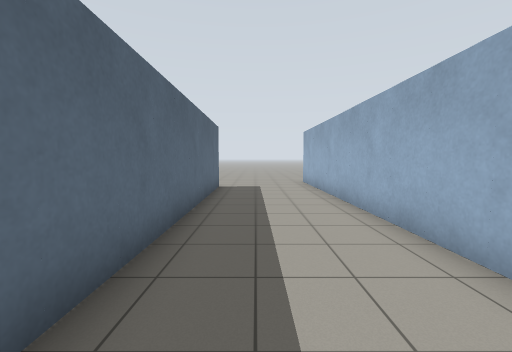
view 1 (above)

12 first-person views from a walk through a world built for the Gazebo simulator. The camera is 1.2 m above the floor, tilts 4° down and sees 90° across. The lines on the ground mark 1 m squares. The floor is counted in squares, 1 m on a side. Each view is taken from the middle of a square. On the plan, view 1 faces up. The plan holds only what a view shows up to about 12 squares ahead; the rest is blank. The place goes on beyond the plan.

view 2
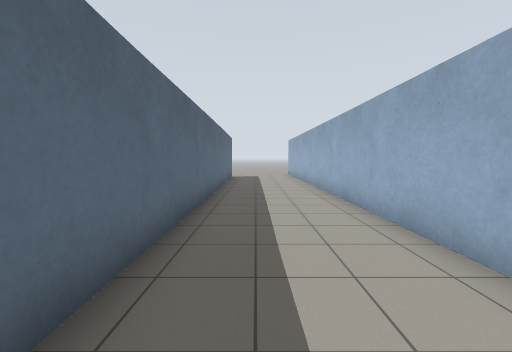

view 3
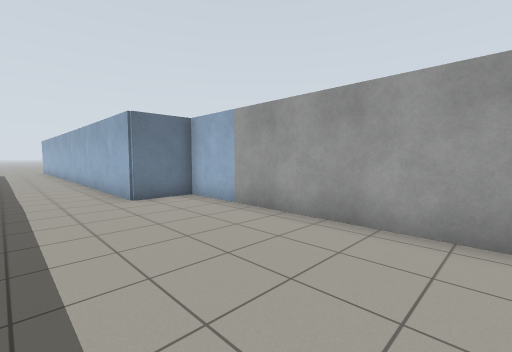

view 4
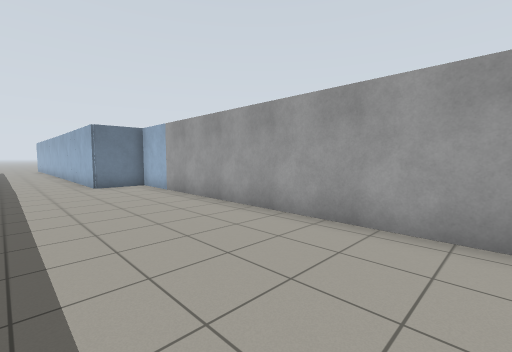

view 5
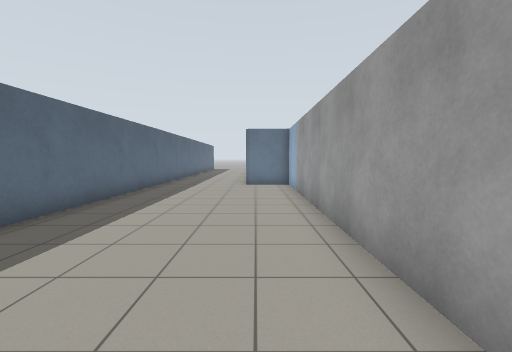

view 6
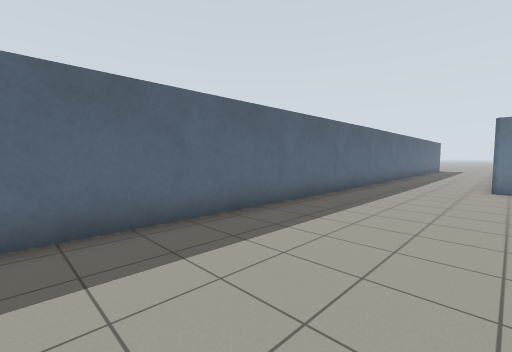

view 7
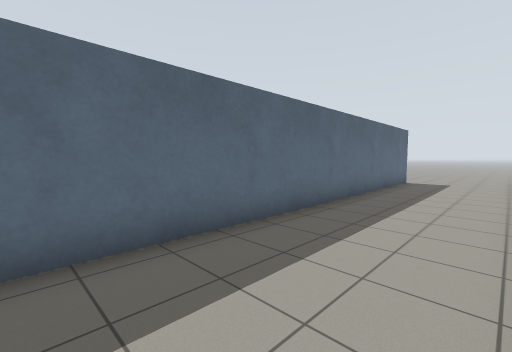

view 8
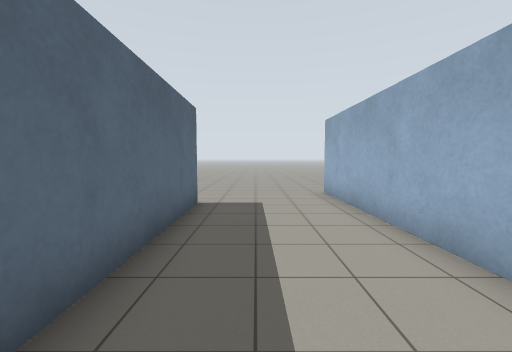

view 9
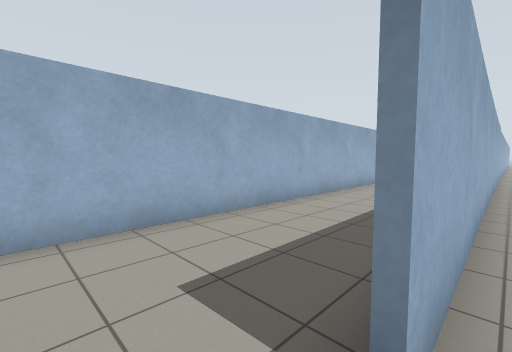

view 10
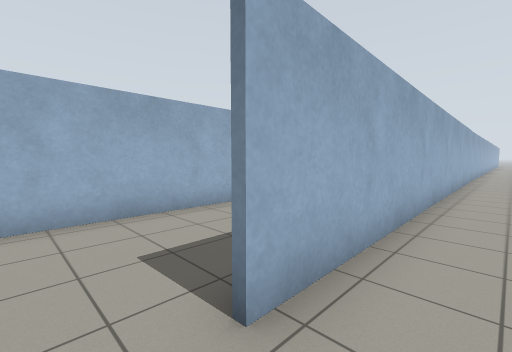

view 11
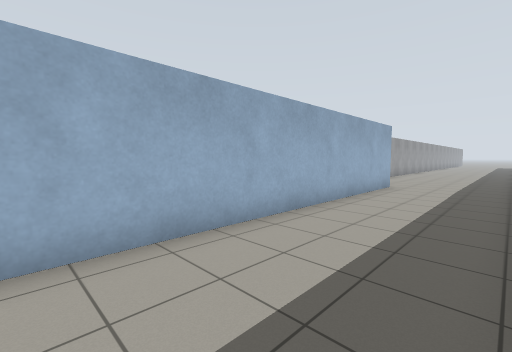

view 12
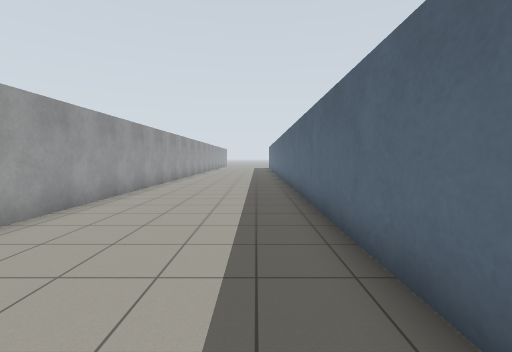

### Floor plan
Points are (right, up) in squares from view 1. A wall is a line through its corners. A room is listed if a view was taken in it or the views show most of it. See-through windows are left out.
Room 1 (views 1, 2, 3, 4, 5, 6, 7, 8, 11, 12)
walls: (4.4, -17.1) (4.5, -5.5) (2.6, -5.5) (2.4, 12.6); (-1.6, 10.9) (-1.3, -17.1)
ways out: opening at (-2, 11.5) to room 2
Room 2 (views 9, 10)
walls: (-1.5, -3.6) (-1.7, 10.9)
ways out: opening at (-2, 11.5) to room 1

Positions as (right, up) in squares from view 1, and headings:
1: (0, 0), facing up
2: (0, -6), facing up
3: (0, -13), facing up-right
4: (0, -17), facing up-right
5: (3, -17), facing up
6: (3, -17), facing up-left
7: (2, -3), facing up-left
8: (0, 4), facing up
9: (-2, 12), facing down-right
10: (-3, 12), facing down-right
11: (-1, 6), facing down-right
12: (0, -5), facing down
